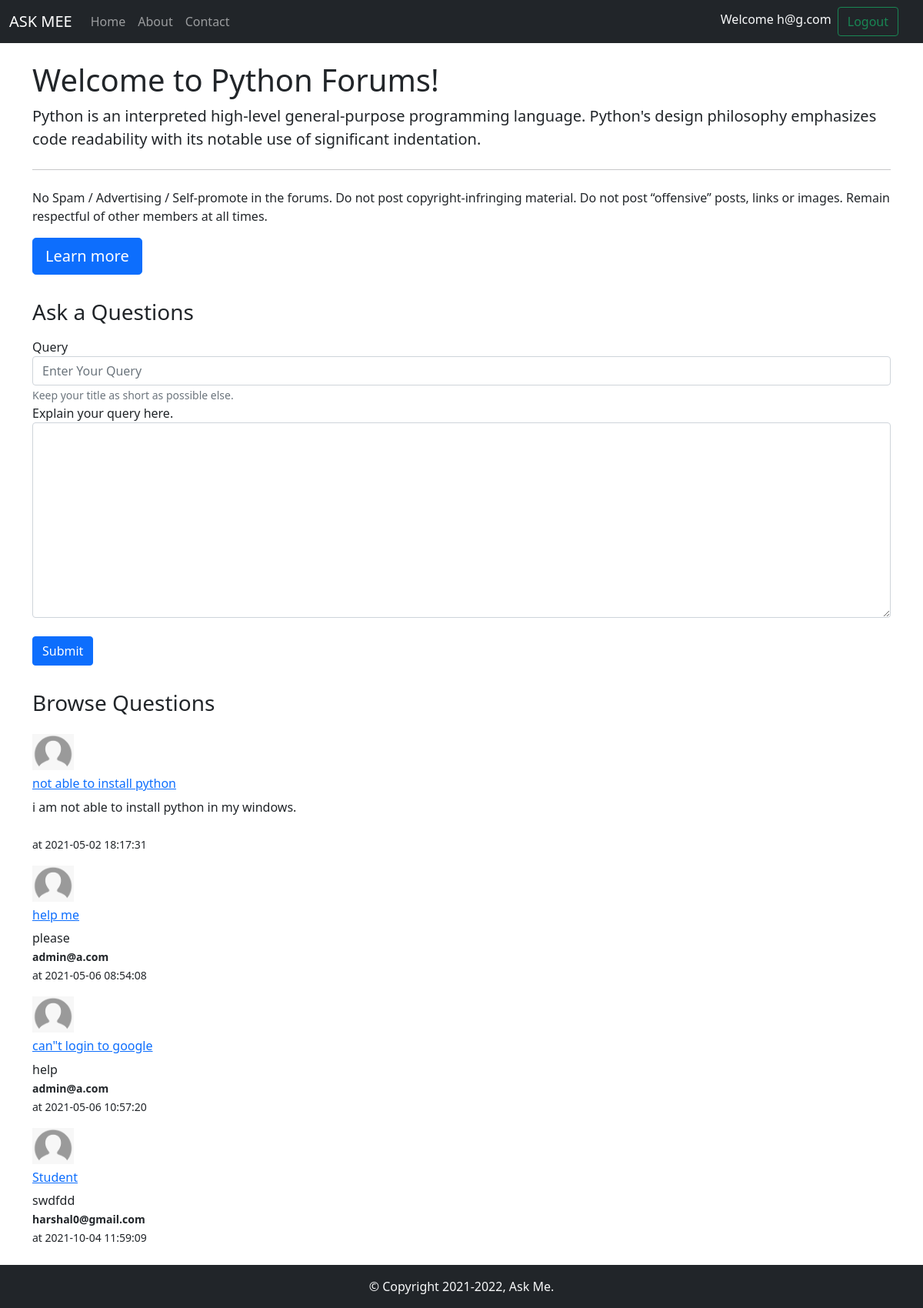
/Threads.php?catid=1 (signed in), run on the app's committed database.
### tables this page shows
CREATE TABLE `categories` (
  `category_id` int(10) NOT NULL,
  `category_name` varchar(255) NOT NULL,
  `category_description` longtext NOT NULL,
  `created` datetime NOT NULL DEFAULT current_timestamp()
);

CREATE TABLE `thread` (
  `thread_id` int(10) NOT NULL,
  `thread_title` varchar(255) NOT NULL,
  `thread_desc` longtext NOT NULL,
  `thread_cat_id` int(10) NOT NULL,
  `thread_user_id` int(10) NOT NULL,
  `timestamp` datetime NOT NULL DEFAULT current_timestamp()
);

CREATE TABLE `user` (
  `sno` int(10) NOT NULL,
  `user_email` varchar(20) NOT NULL,
  `user_pass` varchar(255) NOT NULL,
  `timestamp` datetime NOT NULL DEFAULT current_timestamp()
);

### threads.php (the view, shortened to what this page needs)
<!doctype html>
<html lang="en">
<head>
    <link href="https://cdn.jsdelivr.net/npm/bootstrap@5.0.0-beta3/dist/css/bootstrap.min.css" rel="stylesheet"
>
</head>
<body>
        <?php include 'component/dbconnect.php'; ?>
        <?php include 'component/header.php'; ?>
    <?php
        $id = $_GET['catid'];
        $sql = "SELECT * FROM `categories`WHERE category_id=$id";
        $result = mysqli_query($conn, $sql);
        while($row = mysqli_fetch_assoc($result)){
                $catname = $row['category_name'];
                $catdesc= $row['category_description'];
        }
    ?>
    <div class="container my-4">
        <div class="jumbotron">
            <h1 class="display-6">Welcome to <?php echo $catname;?> Forums!</h1>
            <p class="lead"><?php echo $catdesc;   ?> </p>
            <hr class="my-4">
            <p>No Spam / Advertising / Self-promote in the forums.
                Do not post copyright-infringing material.
                Do not post “offensive” posts, links or images.
                Remain respectful of other members at all times.</p>
            <p class="lead">
                <a class="btn btn-primary btn-lg" href="#" role="button">Learn more</a>
            </p>
        </div>
    </div>
    <?php
if(isset($_SESSION['loggedin']) && $_SESSION['loggedin']==true){
  echo ' <div class="container">
        <h3 class="py-2"> Ask a Questions </h3>
        <form action= "' . $_SERVER["REQUEST_URI"] .'" method="post">
            <div class="form-group">
                <label for="exampleInputName1">Query<Title></Title></label>
                <input type="text" class="form-control" id="title" name="title" aria-describedby="nameHelp"
                    placeholder="Enter Your Query">
                <small id="nameHelp" class="form-text text-muted">Keep your title as short as possible
                    else.</small>
                    <input type="hidden" name="sno" value="' .  $_SESSION["sno"] . '">
                <div class="form-group">
                    <label for="exampleFormControlTextarea1">Explain your query here.</label>
                    <textarea class="form-control" id="desc" name="desc" rows="10" ></textarea>
                </div>
            </div>
            <br>
            <button type="submit" class="btn btn-primary">Submit</button>
        </form>
    </div>';
}
    ?>
    <div class="container my-4" id="ques">
        <h3 class="py-2"> Browse Questions </h3>
        <?php
        $id = $_GET['catid'];
        $sql = "SELECT * FROM `thread`WHERE thread_cat_id=$id";
        $result = mysqli_query($conn, $sql);
        while($row = mysqli_fetch_assoc($result)){
            $id = $row['thread_id'];
            $title = $row['thread_title'];
            $desc= $row['thread_desc'];
            $thread_time= $row['timestamp'];
            $thread_user_id= $row['thread_user_id'];
            $sql2 = "SELECT user_email FROM `user` WHERE sno='$thread_user_id'";
            $result2 = mysqli_query($conn, $sql2);
            $row2 = mysqli_fetch_assoc($result2);
       echo' <div class="media my-3">
            <img class="mr-3" src="img/user.png" width="54px">
            <div class="media-body">
                <h6 class="mt-2"> <a href="threadque.php?threadid=' . $id . '">' . $title . '</a></h6>
                ' . $desc .  '
                <p class=""text-muted"><small><b>'.  $row2['user_email'] . ' </b> <br>  at ' . $thread_time .'</small></p>
        </div>
        </div>';
    }
    ?>
    </div>
    <?php include 'component/footer.php'; ?>
</body>
</html>

### threads.php (style rules this page uses)
#ques { min-height: 433px; }

### data on the page
categories: category_name "Python", category_description "Python is an interpreted high-level general-purpose programming language. Python's design philosophy emphasizes code readability with its notable use of significant indentation."
thread: thread_title "not able to install python", thread_desc "i am not able to install python in my windows.", timestamp "2021-05-02 18:17:31"
thread: thread_title "help me", thread_desc "please", user.user_email "admin@a.com", timestamp "2021-05-06 08:54:08"
thread: thread_title "can\"t login to google", thread_desc "help", user.user_email "admin@a.com", timestamp "2021-05-06 10:57:20"
thread: thread_title "Student", thread_desc "swdfdd", user.user_email "harshal0@gmail.com", timestamp "2021-10-04 11:59:09"

### other printed values
$_SESSION['useremail'] "h@g.com"
